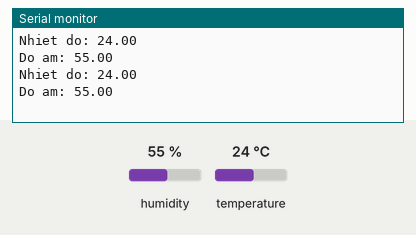
This sketch was run on a simulated Arduino Uno, built with avr-gcc and run on an emulated ATmega328P. On the bench: the last lines printed to the serial monitor. Inputs (shaded band) come from the test bench; at power-on: humidity 55 %, temperature 24 °C.

Above: at 2.8 s.
2.9 s: humidity set to 22 %
At 5.2 s:
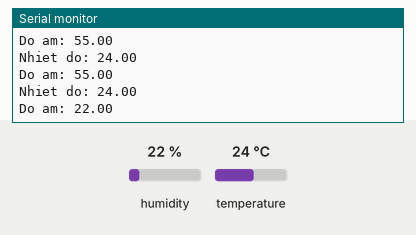
5.6 s: temperature set to 12 °C
At 7.2 s:
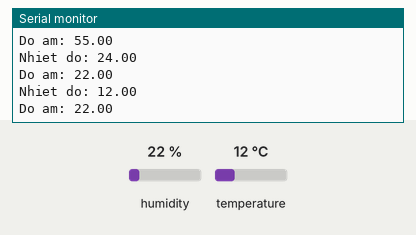
8.3 s: humidity set to 40 %
At 10.7 s:
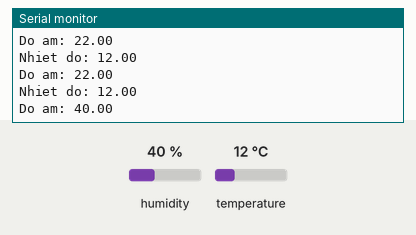
Timing chart, 0 to 12.2 s (numbered marks = the images above; inputs shaded):
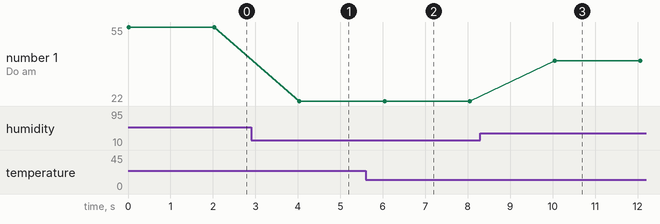

The sketch:

aijam_250702.ino
```cpp
#include <DHT.h>
#define DHTTYPE DHT22
#define DHTPIN 2

DHT dhtSensor(DHTPIN, DHTTYPE);
void setup() {
  Serial.begin(9600);
  dhtSensor.begin();

}

void loop() {
  float temp = dhtSensor.readTemperature();
  float humid = dhtSensor.readHumidity();
  Serial.print("Nhiet do: ");
  Serial.println(temp);
  Serial.print("Do am: ");
  Serial.println(humid);

  delay(2000);
}
```

Measured:
- after the input at 2.9 s, the serial monitor: prints a new line after 1.1 s (image 1)
- after the input at 5.6 s, the serial monitor: prints a new line after 0.42 s (image 2)
- after the input at 8.3 s, the serial monitor: prints a new line after 1.8 s (image 3)
- plotted number 1: 55 → 22 after the input at 2.9 s, 22 → 40 after the input at 8.3 s
